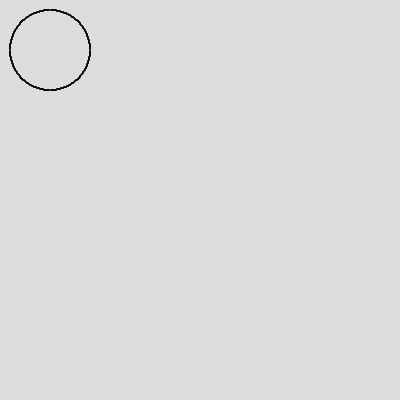
Frame 1 (no input)
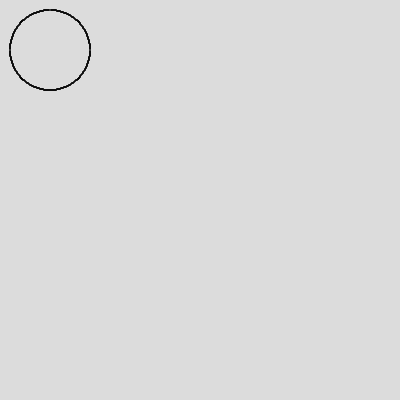
Frame 60 (no input)
Frame 120 (the mouse pressed at the canvas centre since frame 60): identical to frame 60, image omitted

The p5.js sketch that drew these frames (run headless with seeded random() and noise() and a simulated clock; from frame 60 on, the mouse is pressed at the canvas centre):

// p5.js sketch
// ── sketch.js
function setup() {
  createCanvas(400, 400);
}

function draw() {
  background(220);
  mless(50,50,40);
}

function mless(xc,yc, r){
  x = 0;
  y = r;
  point(x+xc, y+yc);
  pk = 1 - r;
  while(x<y){
    if(pk<0){
      x = x + 1;
      y = y;
      pk = pk + 2*x + 1;
        strokeWeight(2);
        xp = x + xc;
        yp = y +yc ;
        point(xp,yp);
        symmetricPoint(xc, yc, x,y);
    }
    else{
      x = x + 1;
      y = y - 1;
      pk = pk + 2*x -2*y +1 ;
        strokeWeight(2);
        xp = x + xc;
        yp = y +yc ;
        point(xp,yp);
        symmetricPoint(xc, yc, x,y);
    }
  }
}

function symmetricPoint(xc, yc, x,y){
  point(x+xc, -y+yc);
  point(-x+xc, y+yc);
  point(-x+xc, -y+yc);
  point(y+yc, x+xc);
  point(y+yc, -x+xc);
  point(-y+yc, x+xc);
  point(-y+yc, -x+xc);  
}
